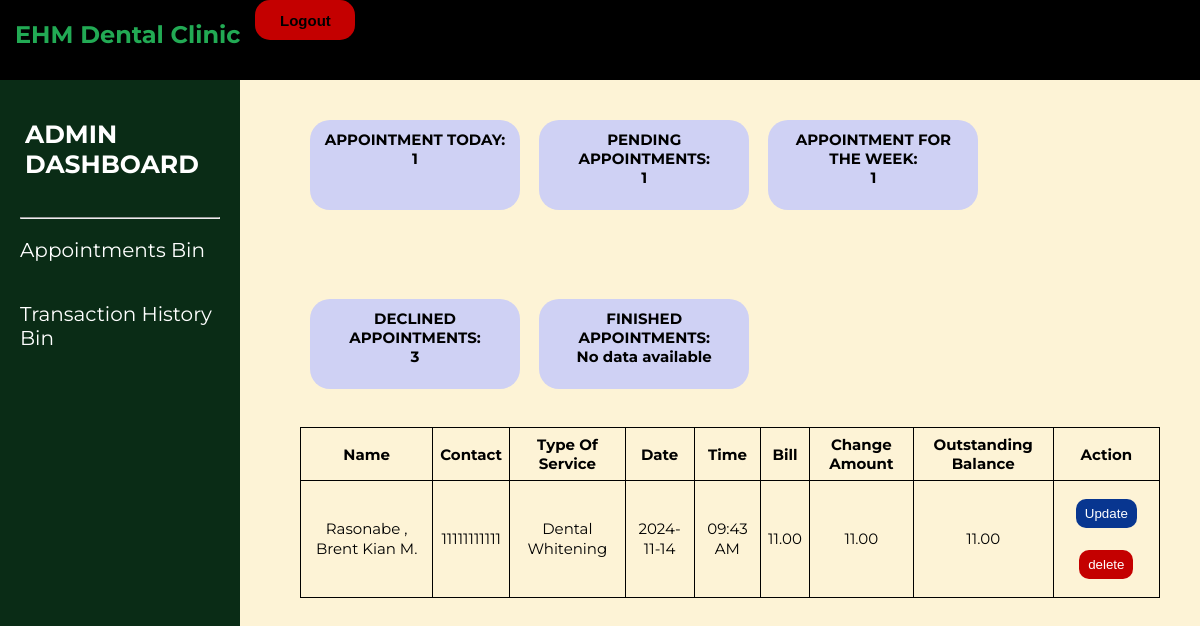
The page /DUMPS/ADMIN/transaction_history_bin.php (signed in) on the database its author committed.
### tables this page shows
CREATE TABLE `tbl_transaction_history` (
  `id` int(11) NOT NULL,
  `name` int(255) NOT NULL,
  `contact` varchar(11) NOT NULL,
  `service_type` int(11) NOT NULL,
  `date` date DEFAULT NULL,
  `time` time DEFAULT NULL,
  `bill` decimal(10,2) NOT NULL,
  `change_amount` decimal(10,2) NOT NULL,
  `outstanding_balance` decimal(10,2) NOT NULL
);

CREATE TABLE `tbl_patient` (
  `id` int(11) NOT NULL,
  `first_name` varchar(30) NOT NULL,
  `middle_name` varchar(2) DEFAULT NULL,
  `last_name` varchar(20) NOT NULL
);

CREATE TABLE `tbl_service_type` (
  `id` int(11) NOT NULL,
  `service_type` varchar(50) NOT NULL,
  `price` decimal(10,2) NOT NULL
);

### DUMPS/ADMIN/transaction_history_bin.php (the view, shortened to what this page needs)
<!DOCTYPE html>
<html lang="en">
<head>
    <link rel="stylesheet" href="admin.css">
    <link rel="stylesheet" href="https://cdnjs.cloudflare.com/ajax/libs/font-awesome/6.6.0/css/all.min.css"
 />
</head>
<body>
    <nav>
        <a href="../HOME_PAGE/Home_page.php">
            <div class="logo">
                <h1><span>EHM</span> Dental Clinic</h1>
            </div>
        </a>
        <form method="POST" action="../logout.php">
            <button type="submit" class="logout-button">Logout</button>
        </form>
    </nav>
    <div>
        <aside class="sidebar">
            <ul>
                <br>
                <a class="active" href="admin_dashboard.php">
                    <h3>ADMIN<br>DASHBOARD</h3>
                </a>
                <br>
                <br>
                <hr>
                <br>
                <li><a href="appointments_bin.php">Appointments Bin</a></a></li>
                <li><a href="transaction_history_bin.php">Transaction History Bin</a></li>
            </ul>
        </aside>
    </div>
    <div class="top">
        <div class="content-box">
            <div class="round-box">
                <p>APPOINTMENT TODAY:</p>
                <?php
                include("../dbcon.php");
                $today = date('Y-m-d');
                $sql_today = "SELECT COUNT(*) as total_appointments_today
                              FROM tbl_appointments
                              WHERE (DATE(date) = '$today' OR DATE(modified_date) = '$today') AND status = '3'";
                $result_today = mysqli_query($con, $sql_today);
                $row_today = mysqli_fetch_assoc($result_today);
                $appointments_today = $row_today['total_appointments_today'];
                echo $appointments_today ? $appointments_today : 'No data available';
                ?>
            </div>
            <div class="round-box">
                <p>PENDING APPOINTMENTS:</p>
                <?php
                $sql_pending = "SELECT COUNT(*) as total_pending_appointments
                                FROM tbl_appointments
                                WHERE status = '1'";
                $result_pending = mysqli_query($con, $sql_pending);
                $row_pending = mysqli_fetch_assoc($result_pending);
                $pending_appointments = $row_pending['total_pending_appointments'];
                echo $pending_appointments ? $pending_appointments : 'No data available';
                ?>
            </div>
            <div class="round-box">
                <p>APPOINTMENT FOR THE WEEK:</p>
                <?php
                $start_of_week = date('Y-m-d', strtotime('monday this week'));
                $end_of_week = date('Y-m-d', strtotime('sunday this week'));
                $sql_week = "SELECT COUNT(*) as total_appointments_week
                 FROM tbl_appointments
                 WHERE (DATE(date) BETWEEN '$start_of_week' AND '$end_of_week'
                 OR DATE(modified_date) BETWEEN '$start_of_week' AND '$end_of_week')
                 AND status = '3'";
                $result_week = mysqli_query($con, $sql_week);
                $row_week = mysqli_fetch_assoc($result_week);
                $appointments_for_week = $row_week['total_appointments_week'];
                echo $appointments_for_week ? $appointments_for_week : 'No data available';
                ?>
            </div>
            <div class="round-box">
                <p>DECLINED APPOINTMENTS:</p>
                <?php
                $sql_finished = "SELECT COUNT(*) as total_finished_appointments FROM tbl_appointments WHERE status = '2'";
                $result_finished = mysqli_query($con, $sql_finished);
                $row_finished = mysqli_fetch_assoc($result_finished);
                $finished_appointments = $row_finished['total_finished_appointments'];
                echo $finished_appointments ? $finished_appointments : 'No data available';
                ?>
            </div>
            <div class="round-box">
                <p>FINISHED APPOINTMENTS:</p>
                <?php
                $sql_finished = "SELECT COUNT(*) as total_finished_appointments FROM tbl_appointments WHERE status = '4'";
                $result_finished = mysqli_query($con, $sql_finished);
                $row_finished = mysqli_fetch_assoc($result_finished);
                $finished_appointments = $row_finished['total_finished_appointments'];
                echo $finished_appointments ? $finished_appointments : 'No data available';
                ?>
            </div>
            <?php
            $resultsPerPage = 8;
            $currentPage = isset($_GET['page']) ? (int) $_GET['page'] : 1;
            $startRow = ($currentPage - 1) * $resultsPerPage;
            $query = "SELECT a.*,
            s.service_type AS service_name,
            p.first_name, p.middle_name, p.last_name
          FROM tbl_transaction_history a
          JOIN tbl_service_type s ON a.service_type = s.id
          JOIN tbl_patient p ON a.name = p.id
          LIMIT $resultsPerPage OFFSET $startRow";
            $result = mysqli_query($con, $query);
            ?>
        </div>
        <br>
        <table class="table table-bordered centered-table">
            <thead>
                <tr>
                    <th>Name</th>
                    <th>Contact</th>
                    <th>Type Of Service</th>
                    <th>Date</th>
                    <th>Time</th>
                    <th>Bill</th>
                    <th>Change Amount</th>
                    <th>Outstanding Balance</th>
                    <th>Action</th>
                </tr>
            </thead>
            <tbody>
                <?php
                if (mysqli_num_rows($result) > 0) {
                    while ($row = mysqli_fetch_assoc($result)) {
                        $dateToDisplay = !empty($row['date']) ? $row['date'] : 'N/A';
                        $timeToDisplay = !empty($row['time']) ? date("h:i A", strtotime($row['time'])) : 'N/A';
                        echo "<tr>
                        <td>{$row['last_name']}, {$row['first_name']} {$row['middle_name']}</td>
                        <td>{$row['contact']}</td>
                        <td>{$row['service_name']}</td>
                        <td>{$dateToDisplay}</td>
                        <td>{$timeToDisplay}</td>
                        <td>{$row['bill']}</td>
                        <td>{$row['change_amount']}</td>
                        <td>{$row['outstanding_balance']}</td>
                        <td>
                                <button type='button' onclick='openModal({$row['id']}, \"{$row['first_name']}\", \"{$row['middle_name']}\", \"{$row['last_name']}\", \"{$row['contact']}\", \"{$row['date']}\", \"{$row['time']}\", \"{$row['service_name']}\")'
                                style='background-color:#083690; color:white; border:none; padding:7px 9px; border-radius:10px; margin:11px 3px; cursor:pointer;'>Update</button>
                                <form method='POST' action='' style='display:inline;'>
                                    <input type='hidden' name='id' value='{$row['id']}'>
                                    <input type='submit' name='delete' value='delete'
                                    style='background-color: rgb(196, 0, 0); color:white; border:none;  padding:7px 9px; border-radius:10px; margin:11px 3px; cursor:pointer;'>
                                </form>
                            </td>
            </tr>";
                    }
                } else {
                    echo "<tr><td colspan='8'>No records found</td></tr>";
                }
                ?>
            </tbody>
        </table>
        <br><br>
    </div>
</body>
</html>

### ADMIN/admin.css (style rules this page uses)
* { margin: 0%; padding: 0%; text-decoration: none; overflow: auto; }
body { background-color: #FDF3D6; font-family: "Montserrat", sans-serif; }
nav { height: 80px; width: 100%; background-color: #000000; position: fixed; z-index: 1000; }
nav .logo { float: left; margin: 0px 15px; color: #22AA54; line-height: 70px; transition: transform 0.3s ease-in-out; }
.logout-button { width: 100px; height: 40px; font-size: 15px; font-weight: bold; background-color: rgb(196, 0, 0); color: black; cursor: pointer; border: #ff0000; border-radius: 15px; transition: transform 0.3s; }
.sidebar { position: fixed; top: 80px; width: 200px; height: 100vh; background-color: #0A2C16; color: white; padding: 20px; }
.sidebar h3 { font-size: 25px; color: #ffff; text-shadow: none; }
.sidebar ul { list-style: none; padding: 0; }
.sidebar li { margin-bottom: 40px; font-size: 20px; }
.sidebar a { text-decoration: none; color: white; }
hr { color: black; font-weight: 2px; }
.top { margin-left: 300px; margin-right: 40px; }
.content-box { margin-top: 50px; word-wrap: break-word; overflow-wrap: break-word; justify-content: space-between; }
.round-box { width: 190px; height: 70px; border-radius: 20px; padding: 10px; font-size: 15px; font-weight: bold; text-align: center; display: inline-block; background-color: #CFD1F4; margin: 70px 5px 15px 10px; }
a.active, a:hover { color: #FF9F00; text-shadow: 0px 0px 9px #FF9F00; transition: color .3s, text-shadow .3s; }
table, th, td { font-size: 15px; border: 1px solid black; background-color: #FDF3D6; border-collapse: collapse; text-align: center; padding: 7px; }
table { width: 100%; }
td { line-height: 20px; }
.centered-table { padding: 10px; width: 100%; }
div h3 { margin-left: 5px; }

### rows shown on the page
tbl_transaction_history: tbl_patient.last_name "Rasonabe", tbl_patient.first_name "Brent Kian", tbl_patient.middle_name "M.", contact "11111111111", tbl_service_type.service_type "Dental Whitening", date "2024-11-14", time "09:43 AM", bill "11.00", change_amount "11.00", outstanding_balance "11.00"

### other values the page prints
$appointments_today "1"
$pending_appointments "1"
$appointments_for_week "1"
$finished_appointments "3"
